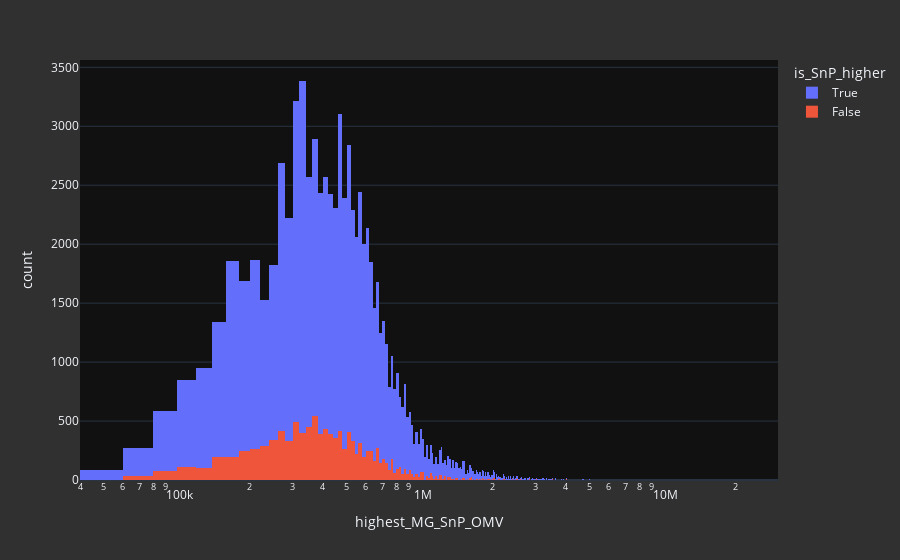

Notebook source saved alongside this figure:
### Code cell
df = df.loc[df["MG_OMV"]!= 0]
df.count()
df1 = df.loc[df["is_SnP_higher"]==True]
df2 = df1 = df.loc[df["is_SnP_higher"]==False]
histFig = px.histogram(df,x="highest_MG_SnP_OMV",color="is_SnP_higher", log_x=True)
histFig.update_layout(template="plotly_dark", paper_bgcolor="#303030",barmode="overlay")
histFig

### Figure 1 — Plotly figure (JSON) as saved in the notebook; plotly's stock layout.template omitted (floating-point values rounded to 4 significant figures; data arrays with more than 128 entries replaced by an {"elided": "..."} marker saying what was removed)
{"data": [{"alignmentgroup": "True", "bingroup": "x", "hovertemplate": "is_SnP_higher=True<br>highest_MG_SnP_OMV=%{x}<br>count=%{y}<extra></extra>", "legendgroup": "True", "marker": {"color": "#636efa"}, "name": "True", "offsetgroup": "True", "orientation": "v", "showlegend": true, "type": "histogram", "x": {"elided": "84023 float values"}, "xaxis": "x", "yaxis": "y"}, {"alignmentgroup": "True", "bingroup": "x", "hovertemplate": "is_SnP_higher=False<br>highest_MG_SnP_OMV=%{x}<br>count=%{y}<extra></extra>", "legendgroup": "False", "marker": {"color": "#EF553B"}, "name": "False", "offsetgroup": "False", "orientation": "v", "showlegend": true, "type": "histogram", "x": {"elided": "11623 float values"}, "xaxis": "x", "yaxis": "y"}], "layout": {"barmode": "overlay", "legend": {"title": {"text": "is_SnP_higher"}, "tracegroupgap": 0}, "margin": {"t": 60}, "paper_bgcolor": "#303030", "xaxis": {"anchor": "y", "domain": [0, 1], "title": {"text": "highest_MG_SnP_OMV"}, "type": "log"}, "yaxis": {"anchor": "x", "domain": [0, 1], "title": {"text": "count"}}}}
